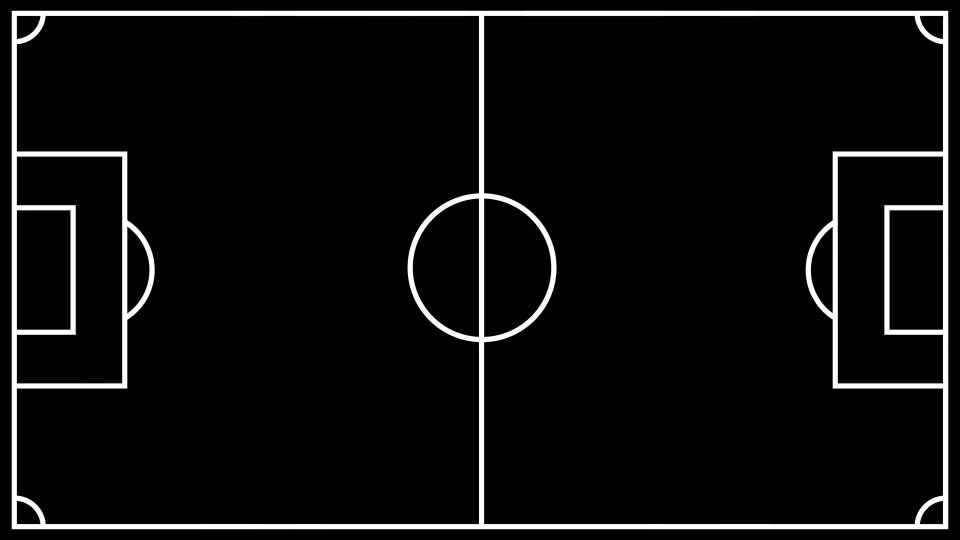
#> input picture SportsTracking/sports_field_registration/scc_v_sd/inference/football-field.jpg, 1920 x 1080 px (shown at 1/2 size)
$ python -i synthetic_util.py   (imports and definitions only)
#> lines starting #> are read from the running program, lines starting #| are printed output that depends on the picture; after the words box and inside, x2 and y2 are one past the last pixel; in counts of white or black regions, pixels touching at a corner belong together
#> further down, picture is the input picture: shape (1080, 1920, 3); min 0, max 255, mean 14.3
import numpy as np
import cv2 as cv

from ..util.rotation_util import RotationUtil
from ..util.projective_camera import ProjectiveCamera

class SyntheticUtil:
    # [33 lines left out: function camera_to_edge_image, not called in this run]

    @staticmethod
    def distance_transform(img):
        """
        :param img: OpenCV Image
        :return:
        """
        h, w, c = img.shape
#> h = 1080; w = 1920; c = 3
        if c == 3:
            img = cv.cvtColor(img, cv.COLOR_BGR2GRAY)
        else:
            assert c == 1

        _, binary_im = cv.threshold(img, 10, 255, cv.THRESH_BINARY_INV)
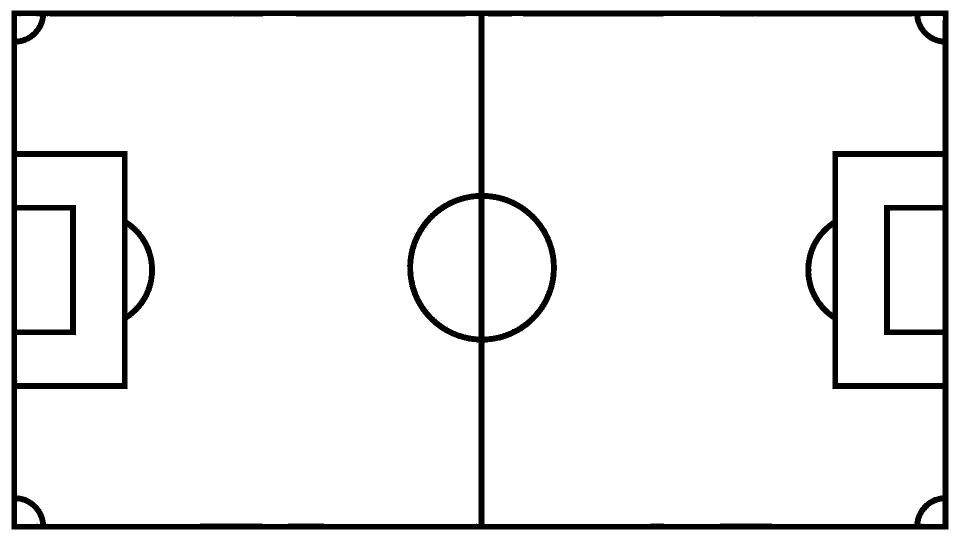
#> binary_im: shape (1080, 1920) (shown at 1/2 size); 93.8% white; 18 black regions (17 under 20 px), largest, box (x1, y1, x2, y2) and area: (23, 21, 1897, 1059) 129181

        dist_im = cv.distanceTransform(binary_im, cv.DIST_L2, cv.DIST_MASK_PRECISE)
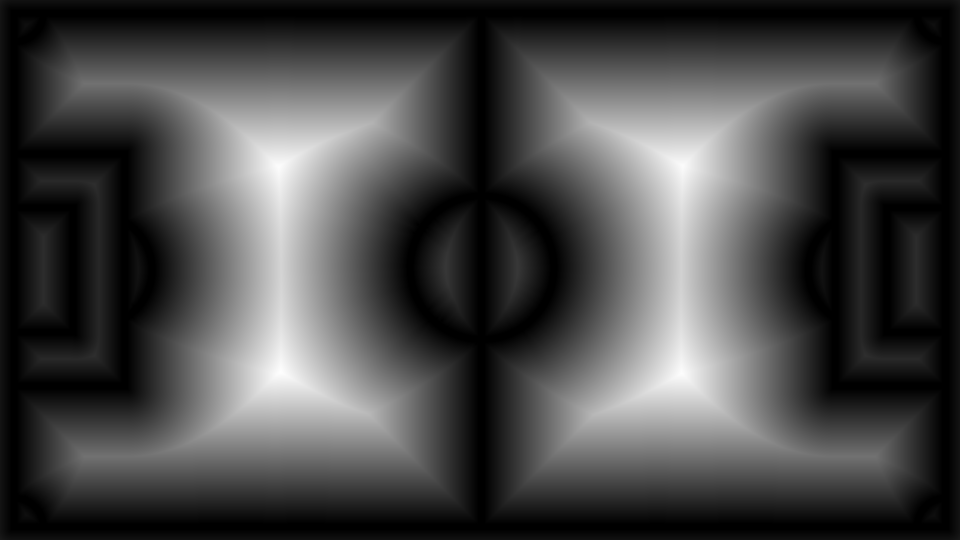
#> dist_im: shape (1080, 1920) float32 (shown at 1/2 size); min 0, max 303.6, mean 85.6; drawn with min black and max white
        return dist_im

    # [139 lines left out: functions find_transform, generate_ptz_cameras, sample_positive_pair, generate_database_images, not called in this run]

>>> import cv2
>>> picture = cv2.imread('../../inference/football-field.jpg')
>>> result = SyntheticUtil().distance_transform(picture)
